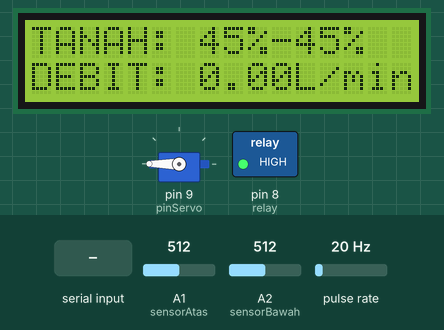
This sketch was run on a simulated Arduino Uno, built with avr-gcc and run on an emulated ATmega328P. Shown: servo, 16×2 character LCD, switched loads named in the sketch (green lamp = pin HIGH). Wiring (inferred from the names in the program): pulse sensor: data pin 2. The test bench sets the inputs (shaded band); at power-on: A1 (sensorAtas) = 512, A2 (sensorBawah) = 512, pulse rate 20 Hz. What the sketch prints to the serial monitor is not drawn.

Above: at 2.2 s.
2.3 s: "n" received over the second serial link
At 4.4 s:
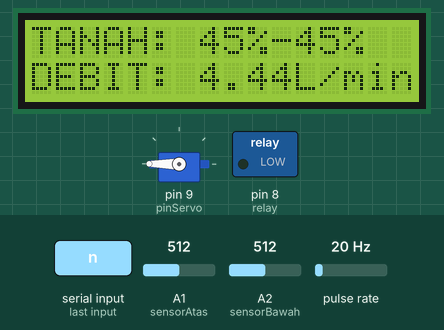
5.3 s: A1 (sensorAtas) set to 491
At 7.3 s:
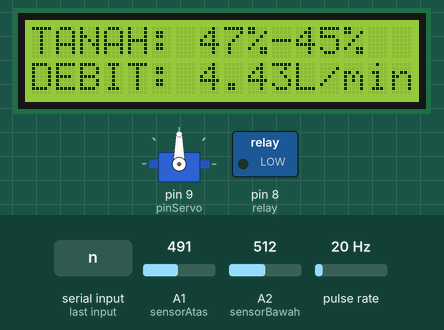
8.3 s: A2 (sensorBawah) set to 716
At 9.8 s:
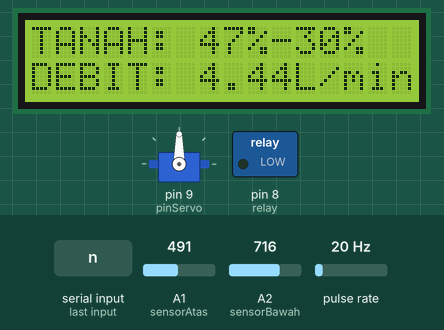
11.3 s: pulse rate (sensor on pin 2) set to 4 Hz
At 13.9 s:
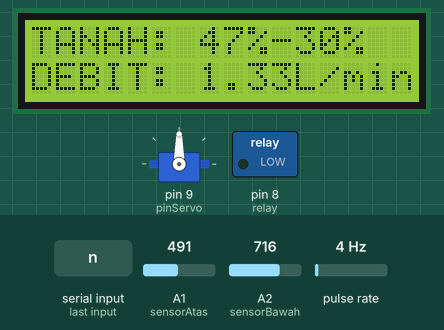
14.3 s: A2 (sensorBawah) set to 900
At 16.2 s:
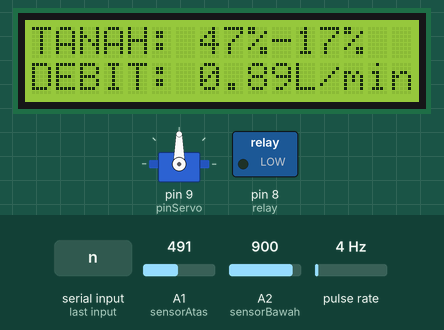
16.6 s: A1 (sensorAtas) set to 306
At 17.8 s:
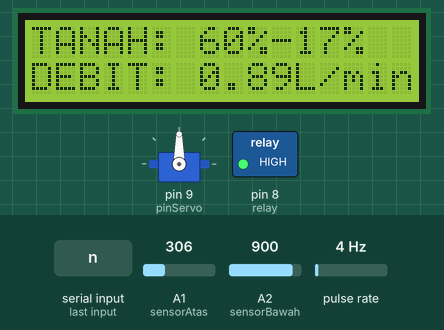
Timing chart, 0 to 19.6 s (numbered marks = the images above; inputs shaded):
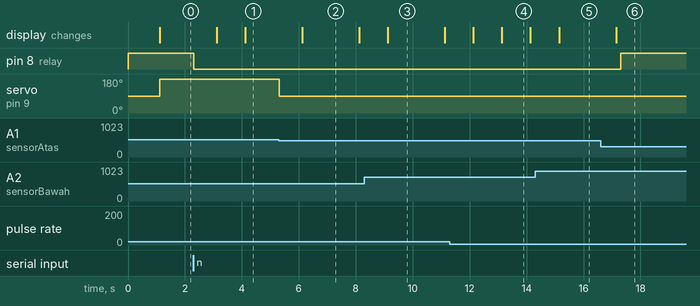

The sketch:

ardu.ino
```cpp
#include <Servo.h>
#include "pinku.h"
#include <LiquidCrystal_I2C.h>
#include <SoftwareSerial.h>

SoftwareSerial mySerial(6, 7);//rx tx
LiquidCrystal_I2C lcd(0x27, 16, 2);
Servo myservo;

//Flowsensor
byte sensorInt = 0;
byte flowsensor = 2;

float konstanta = 4.5; //konstanta flow meter

volatile byte pulseCount;

float debit;
unsigned int flowmlt;
unsigned long totalmlt;
unsigned long oldTime;

//Sensor Tanah
int satas, sbawah;

//Milis Setting
const long interval = 1000;
unsigned long before = 0;
unsigned long beforeRelay = 0;

void pulseCounter()
{
// Increment the pulse counter
pulseCount++;
}

void setup() {
  // put your setup code here, to run once:
  Serial.begin(115200);
  mySerial.begin(115200);

  Serial.begin(115200);

  //Servo
  myservo.attach(pinServo);
  myservo.write(90);

  //relay
  pinMode(relay, OUTPUT);
  digitalWrite(relay, HIGH);

  lcd.init();
  lcd.backlight();
  lcd.clear();
  lcd.setCursor(0, 0);
  lcd.print("START");
  delay(1000);
  pinMode(flow, INPUT);
  digitalWrite(flow, HIGH);

  pulseCount = 0;
  debit = 0.0;
  flowmlt = 0;
  totalmlt = 0;
  oldTime = 0;

  attachInterrupt(sensorInt, pulseCounter, FALLING);
}

void loop() {
  if((millis() - oldTime) > 1000)
{
detachInterrupt(sensorInt);
debit = ((1000.0 / (millis() - oldTime)) * pulseCount) / konstanta;
oldTime = millis();
pulseCount = 0;

attachInterrupt(sensorInt, pulseCounter, FALLING);
}

  satas = getTanahAtas();
  sbawah = getTanahBawah();

  char recv;

  if (mySerial.available()) {
    recv = mySerial.read();
    Serial.println(recv);
    if (recv == 'a') {

    } else if (recv == 'n') {
      pompaON();
      beforeRelay=millis();
    } else {

    }
  }

  unsigned long now = millis();
  if (now - before >= interval) {
    tampil();
    before = now;
  }
  if(now - beforeRelay>=15000){
    pompaOFF();
  }

  //  buka();
  //  Serial.println("buka");
  //  delay(4000);
  //  tutup();
  //  delay(4000);

  if (satas > 45) {
    buka();
  } else {
    tutup();
  };

  //  myservo.write(180);
  //  pompaON();
  //  delay(2000);
  //
  //  myservo.write(90);
  //  pompaOFF();
  //  delay(2000);

  //  satas=getTanahAtas();
  //  sbawah=getTanahBawah();
  //  lcd.clear();
  //  lcd.setCursor(0, 0);
  //  lcd.print("LEMBAB: ");
  //  lcd.print(satas);
  //  lcd.print("-");
  //  lcd.print(sbawah);
  //  delay(1000);

}
void tampil() {
  lcd.clear();
  lcd.setCursor(0, 0);
  lcd.print("TANAH: ");
  lcd.print(satas);
  lcd.print("%");
  lcd.print("-");
  lcd.print(sbawah);
  lcd.print("%");
  lcd.setCursor(0, 1);
  lcd.print("DEBIT: ");
  lcd.print(debit);
  lcd.print("L/min");
}

//PORTAL
void buka() {
  myservo.write(90);
}
//PORTAL
void tutup() {
  myservo.write(180);
}
void pompaON() {
  digitalWrite(relay, LOW);
}
void pompaOFF() {
  digitalWrite(relay, HIGH);
}
int reverseSensor(int value) {
  value = 82 - value;
  return value;
}
int getTanahAtas() {
  int value = analogRead(sensorAtas);
  value = map(value, 0, 1023, 0, 75);
  value = reverseSensor(value);

  Serial.print("Sensor Tanah Atas:"); Serial.println(value);
  return value;
}
int getTanahBawah() {
  int value = analogRead(sensorBawah);
  value = map(value, 0, 1023, 0, 75);
  value = reverseSensor(value);

  Serial.print("Sensor Tanah Bawah:"); Serial.println(value);
  return value;
}
```

pinku.h
```cpp
//Sensor Tanah
#define sensorAtas A1
#define sensorBawah A2

#define pinServo 9
#define relay 8
#define flow 2
```

Measured:
- the behaviour switches between 505 and 504 on A1 (sensorAtas) (found by bisection; images 1 and 2)
- after the input at 2.3 s, pin 8 (relay): HIGH → LOW at once
- after the input at 5.3 s, servo on pin 9 (pinServo): 180° → 90° at once; the display: changes after 0.82 s (image 2)
- after the input at 8.3 s, the display: changes after 0.82 s (image 3)
- after the input at 11.3 s, the display: first differs from a run without the input after 1.8 s (image 4)
- after the input at 14.3 s, the display: changes after 0.84 s (image 5)
- after the input at 16.6 s, the display: changes after 0.55 s (image 6)
